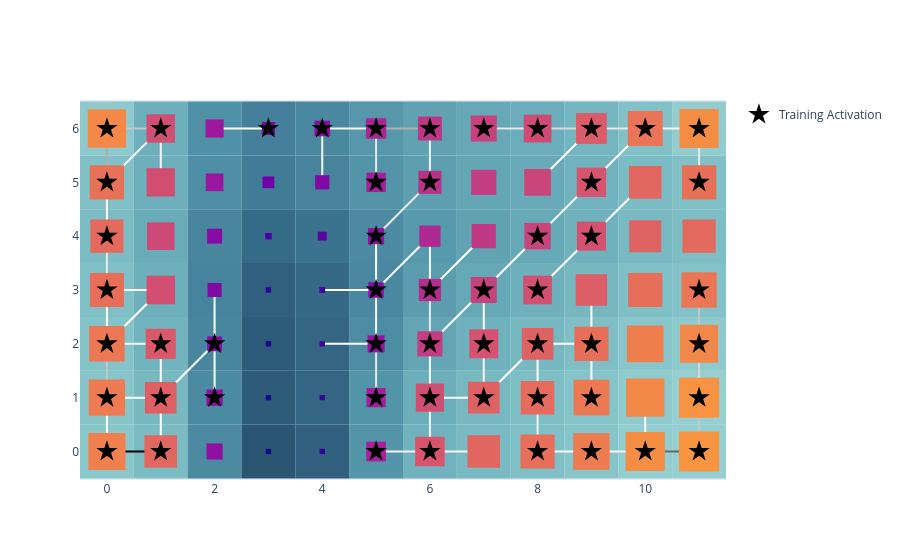

Notebook source saved alongside this figure:
### Code cell
basin.pond(base_style=modern_style) \
    .rhizome_layer(colorscale="Greys", min_width=2, max_width=2) \
    .pad_layer(colorscale="Plasma_r") \
    .petal_layer(marker=dict(size=16, color="black")) \
    .visualize();
